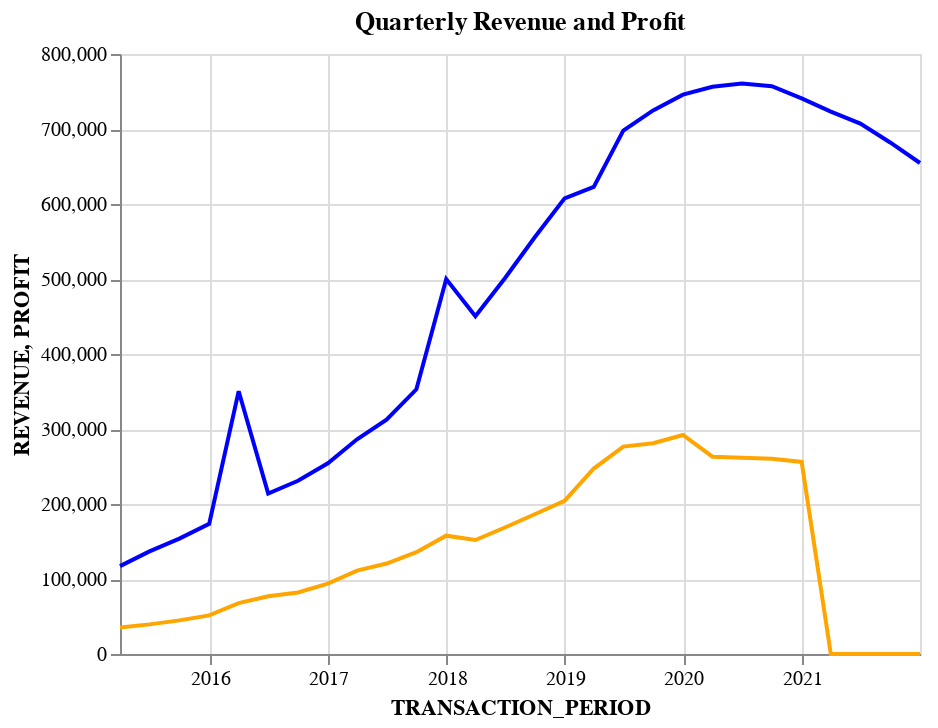

This figure's notebook cell:
### Code cell
revenue = alt.Chart(quarter_df).mark_line().encode(
    x=alt.X('TRANSACTION_PERIOD:T'),
    y=alt.Y('REVENUE:Q'),
    color=alt.value('blue')
).properties(
    title='Quarterly Revenue and Profit'
)

profit = alt.Chart(quarter_df).mark_line().encode(
    x=alt.X('TRANSACTION_PERIOD:T'),
    y=alt.Y('PROFIT:Q'),
    color=alt.value('orange')
)

revenue + profit

### Figure 1 — Vega-Lite specification as saved in the notebook (floating-point values rounded to 4 significant figures)
{"config": {"view": {"continuousWidth": 400, "continuousHeight": 300}}, "layer": [{"mark": "line", "encoding": {"color": {"value": "blue"}, "x": {"field": "TRANSACTION_PERIOD", "type": "temporal"}, "y": {"field": "REVENUE", "type": "quantitative"}}, "title": "Quarterly Revenue and Profit"}, {"mark": "line", "encoding": {"color": {"value": "orange"}, "x": {"field": "TRANSACTION_PERIOD", "type": "temporal"}, "y": {"field": "PROFIT", "type": "quantitative"}}}], "data": {"name": "data-ebfdd17e41642c796d669c26d1dfd204"}, "$schema": "https://vega.github.io/schema/vega-lite/v4.17.0.json", "datasets": {"data-ebfdd17e41642c796d669c26d1dfd204": [{"TRANSACTION_PERIOD": "2015-03-31T00:00:00", "REVENUE": 117200.0, "PROFIT": 35320.0}, {"TRANSACTION_PERIOD": "2015-06-30T00:00:00", "REVENUE": 136800.0, "PROFIT": 39510.0}, {"TRANSACTION_PERIOD": "2015-09-30T00:00:00", "REVENUE": 153900.0, "PROFIT": 44810.0}, {"TRANSACTION_PERIOD": "2015-12-31T00:00:00", "REVENUE": 173500.0, "PROFIT": 51480.0}, {"TRANSACTION_PERIOD": "2016-03-31T00:00:00", "REVENUE": 350400.0, "PROFIT": 67950.0}, {"TRANSACTION_PERIOD": "2016-06-30T00:00:00", "REVENUE": 214000.0, "PROFIT": 76960.0}, {"TRANSACTION_PERIOD": "2016-09-30T00:00:00", "REVENUE": 230900.0, "PROFIT": 82080.0}, {"TRANSACTION_PERIOD": "2016-12-31T00:00:00", "REVENUE": 254300.0, "PROFIT": 93780.0}, {"TRANSACTION_PERIOD": "2017-03-31T00:00:00", "REVENUE": 286200.0, "PROFIT": 111200.0}, {"TRANSACTION_PERIOD": "2017-06-30T00:00:00", "REVENUE": 312500.0, "PROFIT": 120600.0}, {"TRANSACTION_PERIOD": "2017-09-30T00:00:00", "REVENUE": 352900.0, "PROFIT": 135800.0}, {"TRANSACTION_PERIOD": "2017-12-31T00:00:00", "REVENUE": 499900.0, "PROFIT": 157800.0}, {"TRANSACTION_PERIOD": "2018-03-31T00:00:00", "REVENUE": 450400.0, "PROFIT": 152000.0}, {"TRANSACTION_PERIOD": "2018-06-30T00:00:00", "REVENUE": 501000.0, "PROFIT": 168600.0}, {"TRANSACTION_PERIOD": "2018-09-30T00:00:00", "REVENUE": 555600.0, "PROFIT": 186400.0}, {"TRANSACTION_PERIOD": "2018-12-31T00:00:00", "REVENUE": 607500.0, "PROFIT": 204200.0}, {"TRANSACTION_PERIOD": "2019-03-31T00:00:00", "REVENUE": 622700.0, "PROFIT": 247300.0}, {"TRANSACTION_PERIOD": "2019-06-30T00:00:00", "REVENUE": 697900.0, "PROFIT": 276500.0}, {"TRANSACTION_PERIOD": "2019-09-30T00:00:00", "REVENUE": 724700.0, "PROFIT": 281100.0}, {"TRANSACTION_PERIOD": "2019-12-31T00:00:00", "REVENUE": 745800.0, "PROFIT": 292100.0}, {"TRANSACTION_PERIOD": "2020-03-31T00:00:00", "REVENUE": 756400.0, "PROFIT": 263100.0}, {"TRANSACTION_PERIOD": "2020-06-30T00:00:00", "REVENUE": 760600.0, "PROFIT": 261700.0}, {"TRANSACTION_PERIOD": "2020-09-30T00:00:00", "REVENUE": 757000.0, "PROFIT": 260400.0}, {"TRANSACTION_PERIOD": "2020-12-31T00:00:00", "REVENUE": 740900.0, "PROFIT": 256100.0}, {"TRANSACTION_PERIOD": "2021-03-31T00:00:00", "REVENUE": 723200.0, "PROFIT": 0.0}, {"TRANSACTION_PERIOD": "2021-06-30T00:00:00", "REVENUE": 707200.0, "PROFIT": 0.0}, {"TRANSACTION_PERIOD": "2021-09-30T00:00:00", "REVENUE": 682100.0, "PROFIT": 0.0}, {"TRANSACTION_PERIOD": "2021-12-31T00:00:00", "REVENUE": 654600.0, "PROFIT": 0.0}]}}
